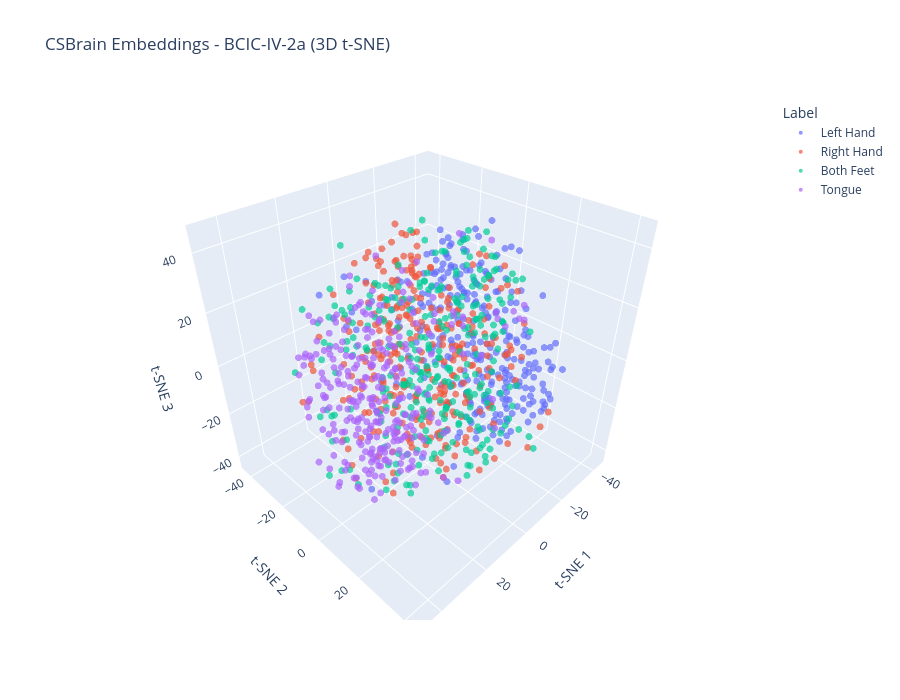

The notebook cell saved with this chart:
### Markdown cell above
## Interactive 3D Scatter Plot with Plotly

### Code cell
df = pd.DataFrame({
    "t-SNE 1": embeddings_3d[:, 0],
    "t-SNE 2": embeddings_3d[:, 1],
    "t-SNE 3": embeddings_3d[:, 2],
    "Label": [CLASS_NAMES[int(l)] for l in all_labels],
})

fig = px.scatter_3d(
    df,
    x="t-SNE 1",
    y="t-SNE 2",
    z="t-SNE 3",
    color="Label",
    title="CSBrain Embeddings - BCIC-IV-2a (3D t-SNE)",
    opacity=0.7,
    width=900,
    height=700,
)
fig.update_traces(marker=dict(size=4))
fig.show()

### Figure 1 — Plotly figure (JSON) as saved in the notebook; plotly's stock layout.template omitted (floating-point values rounded to 4 significant figures; data arrays with more than 128 entries replaced by an {"elided": "..."} marker saying what was removed)
{"data": [{"hovertemplate": "Label=Left Hand<br>t-SNE 1=%{x}<br>t-SNE 2=%{y}<br>t-SNE 3=%{z}<extra></extra>", "legendgroup": "Left Hand", "marker": {"color": "#636efa", "opacity": 0.7, "size": 4, "symbol": "circle"}, "mode": "markers", "name": "Left Hand", "scene": "scene", "showlegend": true, "type": "scatter3d", "x": {"elided": "288 float values"}, "y": {"elided": "288 float values"}, "z": {"elided": "288 float values"}}, {"hovertemplate": "Label=Right Hand<br>t-SNE 1=%{x}<br>t-SNE 2=%{y}<br>t-SNE 3=%{z}<extra></extra>", "legendgroup": "Right Hand", "marker": {"color": "#EF553B", "opacity": 0.7, "size": 4, "symbol": "circle"}, "mode": "markers", "name": "Right Hand", "scene": "scene", "showlegend": true, "type": "scatter3d", "x": {"elided": "288 float values"}, "y": {"elided": "288 float values"}, "z": {"elided": "288 float values"}}, {"hovertemplate": "Label=Both Feet<br>t-SNE 1=%{x}<br>t-SNE 2=%{y}<br>t-SNE 3=%{z}<extra></extra>", "legendgroup": "Both Feet", "marker": {"color": "#00cc96", "opacity": 0.7, "size": 4, "symbol": "circle"}, "mode": "markers", "name": "Both Feet", "scene": "scene", "showlegend": true, "type": "scatter3d", "x": {"elided": "288 float values"}, "y": {"elided": "288 float values"}, "z": {"elided": "288 float values"}}, {"hovertemplate": "Label=Tongue<br>t-SNE 1=%{x}<br>t-SNE 2=%{y}<br>t-SNE 3=%{z}<extra></extra>", "legendgroup": "Tongue", "marker": {"color": "#ab63fa", "opacity": 0.7, "size": 4, "symbol": "circle"}, "mode": "markers", "name": "Tongue", "scene": "scene", "showlegend": true, "type": "scatter3d", "x": {"elided": "288 float values"}, "y": {"elided": "288 float values"}, "z": {"elided": "288 float values"}}], "layout": {"height": 700, "legend": {"title": {"text": "Label"}, "tracegroupgap": 0}, "scene": {"domain": {"x": [0, 1], "y": [0, 1]}, "xaxis": {"title": {"text": "t-SNE 1"}}, "yaxis": {"title": {"text": "t-SNE 2"}}, "zaxis": {"title": {"text": "t-SNE 3"}}}, "title": {"text": "CSBrain Embeddings - BCIC-IV-2a (3D t-SNE)"}, "width": 900}}
